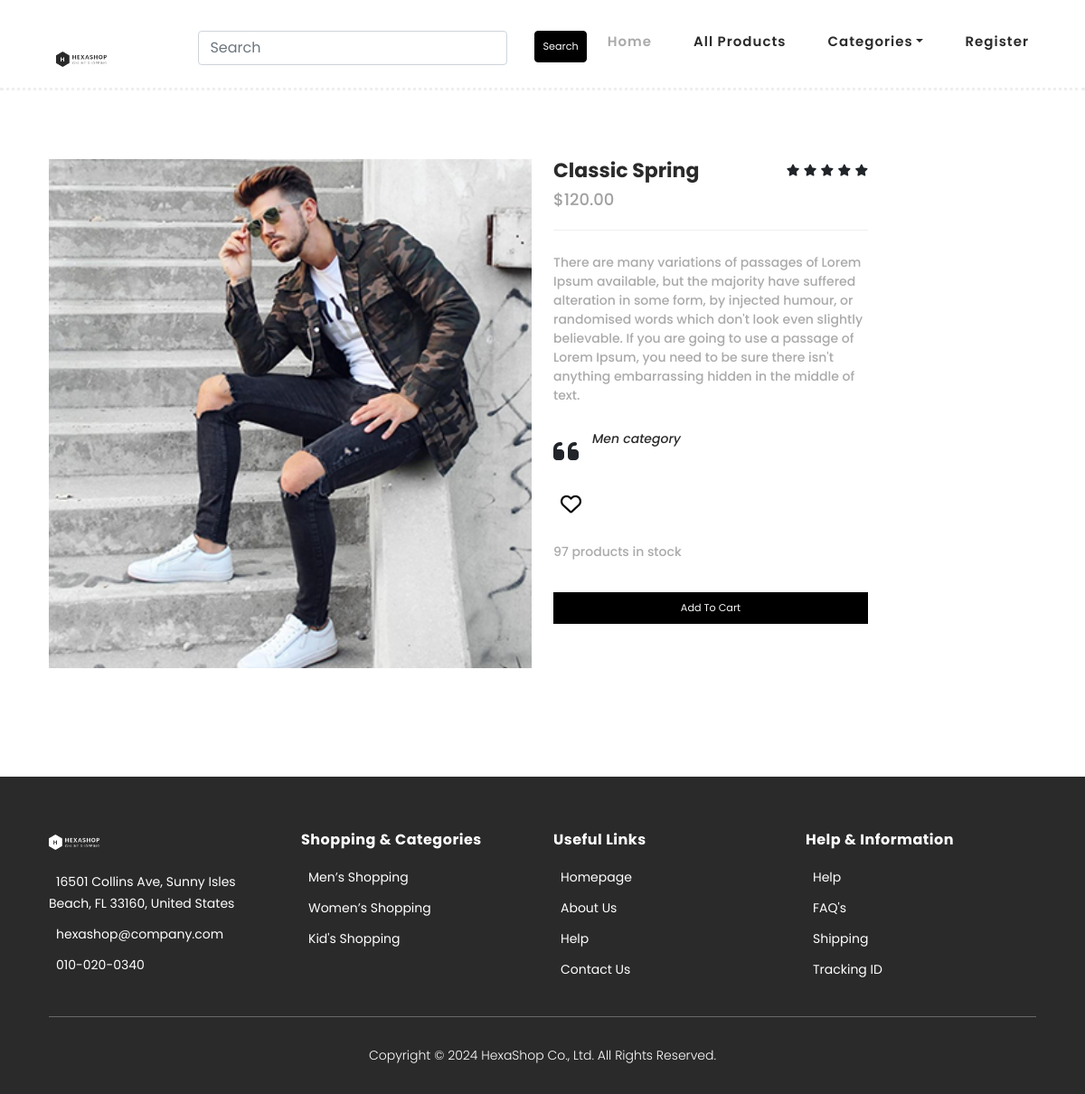
Screenshot of /singleproduct/1 with the database file from the repository.
### ecommerce/models.py (models this page shows, shortened)
class Product(models.Model):
    name=models.CharField(max_length=20)
    desc=models.TextField()
    image=models.ImageField(upload_to="images/product",null=True,blank=True)
    image1=models.ImageField(upload_to="images/product",null=True,blank=True)
    price=models.DecimalField(max_digits=10,decimal_places=2)
    category=models.ForeignKey(Category,on_delete=models.CASCADE)
    stock=models.IntegerField()
    available=models.BooleanField(default=True)
    created=models.DateTimeField(auto_now_add=True)
    updated=models.DateTimeField(auto_now=True)

class Category(models.Model):
    name=models.CharField(max_length=20)
    desc=models.TextField(default="")
    image=models.ImageField(upload_to="images/category",null=True,blank=True)

### ecommerce/views.py (the view)
# urls.py: path('singleproduct/<int:pk>',views.singleproduct,name="singleprdt"),
def singleproduct(request,pk):
    prdt = get_object_or_404(Product, pk=pk)
    f = None
    if request.user.is_authenticated:
        f = Favo.objects.filter(user=request.user, item=prdt)
    return render(request,'single-product.html',{'prdt':prdt,'f':f})

### cart/context_processors.py (called while the page is built)
def total(request):
    item_count=0
    u=request.user
    try:
        cart=Cart.objects.filter(user=u)
        for i in cart:
            item_count+=i.quantity
    except:
        item_count=0
    return {'count':item_count}

### ecommerce/context_processors.py (called while the page is built)
def menu_links(request):
    c=Category.objects.all()
    return{'links':c}

### templates/single-product.html (shortened to what this page needs)
{%extends 'base.html' %}
{%load static%}
{%block content%}
    <section class="section" id="product">
        <div class="container pt-5">
            <div class="row ">
                <div class="col-lg-6 mt-5">
                <div class="left-images">
                    <img src="{{prdt.image.url}}" alt="">
                </div>
            </div>
            <div class="col-lg-4 mt-5">
                <div class="right-content">
                    <h4>{{prdt.name}}</h4>
                    <span class="price">${{prdt.price}}</span>
                    <ul class="stars">
                        <li><i class="fa fa-star"></i></li>
                        <li><i class="fa fa-star"></i></li>
                        <li><i class="fa fa-star"></i></li>
                        <li><i class="fa fa-star"></i></li>
                        <li><i class="fa fa-star"></i></li>
                    </ul>
                    <span>{{prdt.desc}}</span>
                    <div class="quote">
                        <i class="fa fa-quote-left"></i><p>{{prdt.category.desc}}</p>
                    </div>
                    <br>
                    <br>
                    <div>
                    {% if f %}
                    <a href="{%url 'ecommerce:favo' prdt.pk %}" onclick="showAlert('Product removed from favorites.');"><i class="fa-solid fa-heart" style="font-size:23px;text-decoration: none;color:black"></i></a>
                    {% else %}
                    <a href="{%url 'ecommerce:favo' prdt.pk %}" onclick="showAlert('Product added to favorites.');"><i class="fa-regular fa-heart" style="font-size:23px;text-decoration: none;color:black"></i></a>
                    {%endif%}
                </div>
                    <div class="total">
                        <p>{{prdt.stock}} products in stock</p>
                        <div class="btn btn-dark me-5"><a class="text-light" href="{%url 'cart:addtocart' prdt.name%}">Add To Cart</a></div>
                    </div>
                </div>
            </div>
            </div>
        </div>
    </section>
   {%endblock%}

### static/css/shop.css (style rules this page uses)
html, body, div, span, applet, object, iframe, h1, h2, h3, h4, h5, h6, p, blockquote, div pre, a, abbr, acronym, address, big, cite, code, del, dfn, em, font, img, ins, kbd, q, s, samp, small, strike, strong, sub, sup, tt, var, b, u, i, center, dl, dt, dd, ol, ul, li, figure, header, nav, section, article, aside, footer, figcaption { margin: 0; padding: 0; border: 0; outline: 0; }
ul, li { padding: 0; margin: 0; list-style: none; }
header, nav, section, article, aside, footer, hgroup { display: block; }
* { box-sizing: border-box; }
html, body { font-family: 'Poppins', sans-serif; font-weight: 400; background-color: #fff; font-size: 16px; -ms-text-size-adjust: 100%; -webkit-font-smoothing: antialiased; -moz-osx-font-smoothing: grayscale; }
a { text-decoration: none !important; }
h1, h2, h3, h4, h5, h6 { margin-top: 0px; margin-bottom: 0px; }
ul { margin-bottom: 0px; }
p { font-size: 14px; line-height: 25px; color: #2a2a2a; }
html, body { background: #fff; font-family: 'Poppins', sans-serif; }
#product { margin-top: 80px; }
#product .left-images img { width: 100%; overflow: hidden; margin-bottom: 30px; }
#product .right-content { position: relative; z-index: 3; background-color: #fff; }
#product .right-content h4 { font-size: 22px; color: #2a2a2a; font-weight: 700; margin-bottom: 0px; }
#product .right-content span.price { font-size: 18px; color: #a1a1a1; font-weight: 500; display: block; margin-top: 5px; border-bottom: 1px solid #eee; padding-bottom: 20px; }
#product .right-content ul.stars { position: absolute; right: 0; top: 0; }
#product .right-content ul.stars li { display: inline; font-size: 13px; }
#product .right-content span { font-size: 14px; color: #aaaaaa; font-weight: 500; display: block; margin-top: 25px; }
#product .right-content .quote { margin-top: 25px; }
#product .right-content .quote i { float: left; font-size: 32px; margin-right: 15px; margin-top: 10px; }
#product .right-content .quote p { font-style: italic; color: #2a2a2a; font-weight: 500; }
#product .right-content p { font-size: 14px; color: #aaaaaa; font-weight: 500; display: block; margin-top: 25px; }

### static/css/cartview.css (style rules this page uses)
.row { margin: 0; }
a { padding: 0 1vh; }
img { width: 3.5rem; }
.btn { background-color: #000; border-color: #000; color: white; width: 100%; font-size: 0.7rem; margin-top: 4vh; padding: 1vh; border-radius: 0; }
a { color: black; }

### rows the page displays
Product: image (picture), name "Classic Spring", price "120.00", desc "There are many variations of passages of Lorem Ipsum available, but the majority have suffered alteration in some form, by injected humour, or randomised words which don't look even slightly believable. If you are going to use a passage of Lorem Ipsum, you need to be sure there isn't anything embarrassing hidden in the middle of text.", category.desc "Men category", stock "97"
